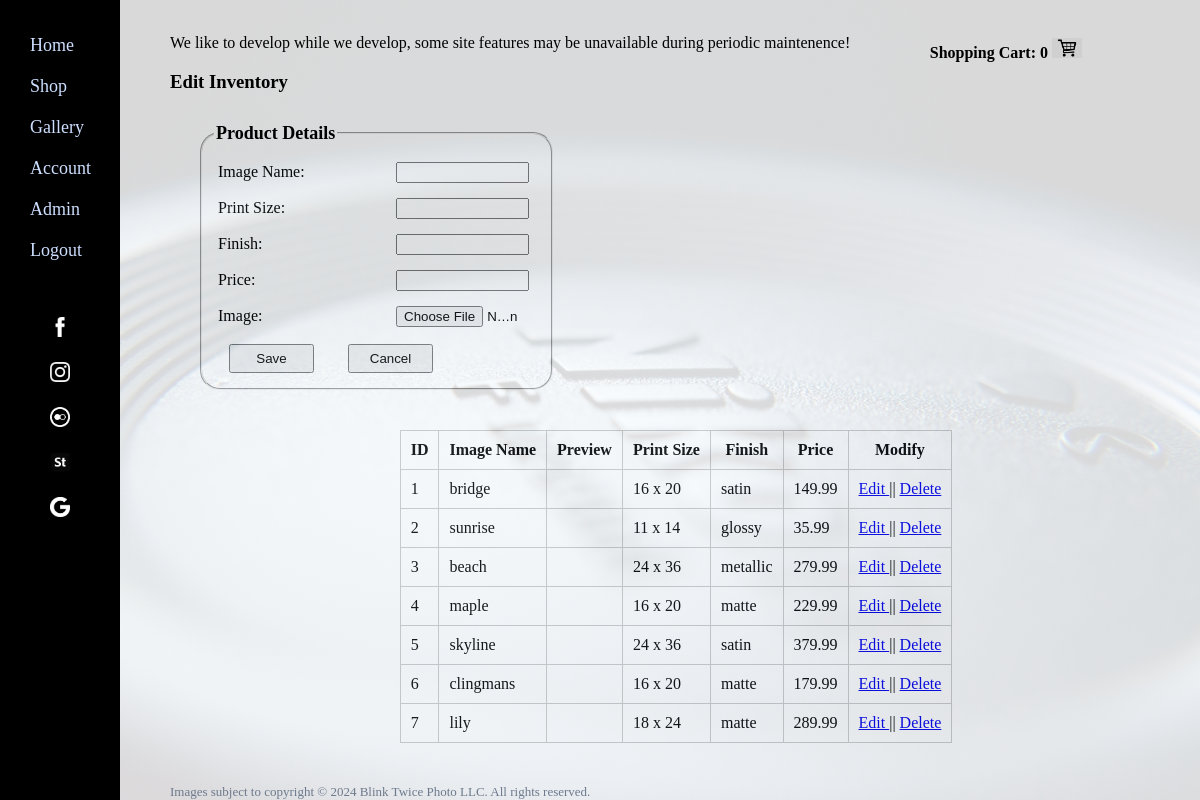
The app's page /admin-inventory.php (signed in) with its own data.
### tables this page shows
create table `products`(
    `id` int unsigned auto_increment,
    `image_name` nvarchar(100) not null,
    `print_size` nvarchar(10) not null,
    `finish` nvarchar(15) not null,
    `price` decimal(5, 2) not null,
    primary key(`id`)
);

### include/functions.php (called while the page is built, shortened)
<?php
function getDbConnection() {
    try {
    $db= new PDO("mysql:dbname=blinkdb;host=127.0.0.1", 'root', '');
    $db->setAttribute(PDO::ATTR_ERRMODE, PDO::ERRMODE_EXCEPTION);
    } catch (PDOException) {
        echo 'Website under maintenence.';
        exit();
    }
    return $db;
}
function getProductToEdit(): object | null {
    try {
        if (!isset($_GET['id'])) {
            return null;
        }
        $id = $_GET['id'];
        $stmt = getDbConnection()->query("SELECT * FROM products WHERE id = $id");
        return $stmt->fetchObject();
    } catch (Exception) {
        echo 'Problem fetching product for edit!';
        exit();
    }
}
function getProducts(): PDOStatement {
    try {
        return getDbConnection()->query('SELECT p.id, p.image_name, p.print_size,
        p.finish, p.price, i.id as image_id
        from products p LEFT JOIN image i ON p.id = i.product_id');
    } catch (PDOException) {
        echo 'Error loading products!';
        exit();
    }
}
function isLoggedIn(): bool {
    return isset($_SESSION['user']);
}
function isAdmin(): bool {
    return isset($_SESSION['is_admin']) && $_SESSION['is_admin'];
}

### admin-inventory.php (the view, shortened to what this page needs)
<?php
require_once 'include/header.php';
$products = getProducts();
$product = getProductToEdit();
?>
<?php if (isAdmin()): ?>
<h3>Edit Inventory</h3>
<?php if (isLoggedIn()): ?>
<form action="" method="post" enctype="multipart/form-data">
<fieldset>
<legend>Product Details</legend>
    <div>
    <label for="name">Image Name:</label>
    <input type="text" name="image_name" id="image_name" value="<?=$product?->image_name?>">
    </div>
    <div>
    <label for="name">Print Size:</label>
    <input type="text" name="print_size" id="print_size" value="<?=$product?->print_size?>">
    </div>
    <div>
    <label for="name">Finish:</label>
    <input type="text" name="finish" id="finish" value="<?=$product?->finish?>">
    </div>
    <div>
    <label for="name">Price:</label>
    <input type="text" name="price" id="price" value="<?=$product?->price?>">
    </div>
    <div>
    <label for="preview">Image:</label>
    <input type="file" name="image" id="image">
    </div>
    <button type="submit">Save</button>
    <button onclick="window.location='admin-inventory.php'; return false">Cancel</button>
</form>
<?php endif; ?>
<table>
    <tr>
        <th>ID</th>
        <th>Image Name</th>
        <th>Preview</th>
        <th>Print Size</th>
        <th>Finish</th>
        <th>Price</th>
        <th>Modify</th>
    </tr>
<?php foreach($products as $product): ?>
    <tr>
        <td><?=$product['id']?></td>
        <td><?=$product['image_name']?></td>
        <td>
        </td>
        <td><?=$product['print_size']?></td>
        <td><?=$product['finish']?></td>
        <td><?=$product['price']?></td>
            <td>
            <a href="admin-inventory.php?id=<?=$product['id']?>">Edit </a>||
            <a href="delete-product.php?id=<?=$product['id']?>"
                onclick="confirm('Delete record?')">Delete</a>
            </td>
    </tr>
<?php endforeach; ?>
</table>
<?php require_once 'include/footer.php' ?>
<?php endif; ?>

### styles.css (style rules this page uses)
table { margin: 40px 0; border-collapse: collapse; margin-left: auto; margin-right: auto; }
th, td { border: 1px solid #ccc; padding: 10px; }
form > fieldset { max-width: 325px; margin: 30px; border-top-left-radius: 20px; border-top-right-radius: 20px; border-bottom-left-radius: 20px; border-bottom-right-radius: 20px; }
form > fieldset > div { margin: 10px 0; }
form > fieldset > div > label { min-width: 170px; display: inline-block; text-align: left; margin: 4px; }
button { margin: 5px 15px; padding: 5px; width: 85px; }
input { max-width: 125px; }
legend { font-weight: bold; font-size: large; }
body { margin-left: 160px; padding: 10px 10px 10px 10px; }

### records on screen
products: id "1", image_name "bridge", print_size "16 x 20", finish "satin", price "149.99"
products: id "2", image_name "sunrise", print_size "11 x 14", finish "glossy", price "35.99"
products: id "3", image_name "beach", print_size "24 x 36", finish "metallic", price "279.99"
products: id "4", image_name "maple", print_size "16 x 20", finish "matte", price "229.99"
products: id "5", image_name "skyline", print_size "24 x 36", finish "satin", price "379.99"
products: id "6", image_name "clingmans", print_size "16 x 20", finish "matte", price "179.99"
products: id "7", image_name "lily", print_size "18 x 24", finish "matte", price "289.99"

### other values on screen
count($_SESSION['cart']) "0"
displayMessage() "We like to develop while we develop, some site features may be unavailable during periodic maintenence!"
